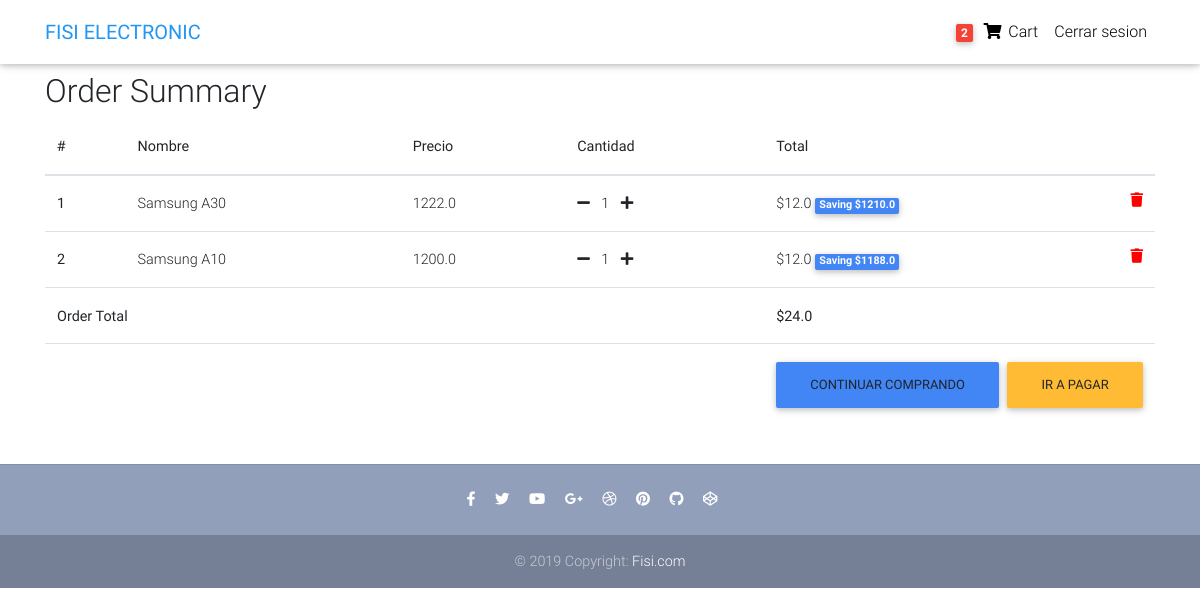
Page /order-summary/ (signed in) on the committed database.
### core/models.py (models this page shows, shortened)
class Order(models.Model):
    user = models.ForeignKey(settings.AUTH_USER_MODEL,
                             on_delete=models.CASCADE)
    ref_code = models.CharField(max_length=20, blank=True, null=True)
    items = models.ManyToManyField(OrderItem)
    start_date = models.DateTimeField(auto_now_add=True)
    ordered_date = models.DateTimeField()
    ordered = models.BooleanField(default=False)
    shipping_address = models.ForeignKey(
        'Address', related_name='shipping_address', on_delete=models.SET_NULL, blank=True, null=True)
    billing_address = models.ForeignKey(
        'Address', related_name='billing_address', on_delete=models.SET_NULL, blank=True, null=True)
    payment = models.ForeignKey(
        'Payment', on_delete=models.SET_NULL, blank=True, null=True)
    coupon = models.ForeignKey(
        'Coupon', on_delete=models.SET_NULL, blank=True, null=True)
    being_delivered = models.BooleanField(default=False)
    received = models.BooleanField(default=False)
    refund_requested = models.BooleanField(default=False)
    refund_granted = models.BooleanField(default=False)
    '''
    1. Item added to cart
    2. Adding a billing address
    (Failed checkout)
    3. Payment
    (Preprocessing, processing, packaging etc.)
    4. Being delivered
    5. Received
    6. Refunds
    '''
    def get_total(self):
        total = 0
        for order_item in self.items.all():
            total += order_item.get_final_price()
        if self.coupon:
            total -= self.coupon.amount
        return total

class OrderItem(models.Model):
    user = models.ForeignKey(settings.AUTH_USER_MODEL,
                             on_delete=models.CASCADE)
    ordered = models.BooleanField(default=False)
    item = models.ForeignKey(Item, on_delete=models.CASCADE)
    quantity = models.IntegerField(default=1)
    def get_total_item_price(self):
        return self.quantity * self.item.price
    def get_total_discount_item_price(self):
        return self.quantity * self.item.discount_price
    def get_amount_saved(self):
        return self.get_total_item_price() - self.get_total_discount_item_price()
    def get_final_price(self):
        if self.item.discount_price:
            return self.get_total_discount_item_price()
        return self.get_total_item_price()

class Item(models.Model):
    title = models.CharField(max_length=100)
    price = models.FloatField()
    discount_price = models.FloatField(blank=True, null=True)
    category=models.ForeignKey(Category, on_delete=models.CASCADE)
    label = models.CharField(choices=LABEL_CHOICES, max_length=1)
    slug = models.SlugField()
    description = models.TextField()
    image = models.ImageField()
    created = models.DateTimeField(auto_now_add=True,verbose_name="Fecha de creación")
    updated=models.DateTimeField(auto_now=True,verbose_name="Fecha de edición")

### core/views.py (the view)
# urls.py: path('order-summary/', OrderSummaryView.as_view(), name='order-summary'),
class OrderSummaryView(LoginRequiredMixin, View):
    def get(self, *args, **kwargs):
        try:
            order = Order.objects.get(user=self.request.user, ordered=False)
            context = {
                'object': order
            }
            return render(self.request, 'order_summary.html', context)
        except ObjectDoesNotExist:
            messages.warning(self.request, "You do not have an active order")
            return redirect("/")

### core/templatetags/cart_template_tags.py (called while the page is built)
@register.filter
def cart_item_count(user):
    if user.is_authenticated:
        qs = Order.objects.filter(user=user, ordered=False)
        if qs.exists():
            return qs[0].items.count()
    return 0

### templates/order_summary.html (shortened to what this page needs)
{% extends "base.html" %}
{% block content %}
  <main>
    <div class="container">
    <div class="table-responsive text-nowrap">
    <h2>Order Summary</h2>
    <table class="table">
        <thead>
        <tr>
            <th scope="col">#</th>
            <th scope="col">Nombre</th>
            <th scope="col">Precio</th>
            <th scope="col">Cantidad</th>
            <th scope="col">Total</th>
        </tr>
        </thead>
        <tbody>
        {% for order_item in object.items.all %}
        <tr>
            <th scope="row">{{ forloop.counter }}</th>
            <td>{{ order_item.item.title }}</td>
            <td>{{ order_item.item.price }}</td>
            <td>
                <a href="{% url 'core:remove-single-item-from-cart' order_item.item.slug %}"><i class="fas fa-minus mr-2"></i></a>
                {{ order_item.quantity }}
                <a href="{% url 'core:add-to-cart' order_item.item.id %}"><i class="fas fa-plus ml-2"></i></a>
            </td>
            <td>
            {% if order_item.item.discount_price %}
                ${{ order_item.get_total_discount_item_price }}
                <span class="badge badge-primary">Saving ${{ order_item.get_amount_saved }}</span>
            {% else %}
                ${{ order_item.get_total_item_price }}
            {% endif %}
            <a style='color: red;' href="{% url 'core:remove-from-cart' order_item.item.id %}">
                <i class="fas fa-trash float-right"></i>
            </a>
            </td>
        </tr>
        {% endfor %}
        {% if object.get_total %}
        <tr>
            <td colspan="4"><b>Order Total</b></td>
            <td><b>${{ object.get_total }}</b></td>
        </tr>
        <tr>
            <td colspan="5">
            <a class='btn btn-warning float-right ml-2' href='/checkout/'>Ir a pagar</a>
            <a class='btn btn-primary float-right' href='/'>Continuar comprando</a>
            </td>
        </tr>
        {% endif %}
        </tbody>
    </table>
    </div>
    </div>
  </main>
{% endblock content %}

### templates/navbar.html (shortened to what this page needs)
{% load cart_template_tags %}
<nav class="navbar fixed-top navbar-expand-lg navbar-light white scrolling-navbar">
    <div class="container">
      <a class="navbar-brand waves-effect" href="/">
        <strong class="blue-text">FISI ELECTRONIC</strong>
      </a>
      <div class="collapse navbar-collapse" id="navbarSupportedContent">
        <ul class="navbar-nav nav-flex-icons">
          {% if request.user.is_authenticated %}
          <li class="nav-item">
            <a href="{% url 'core:order-summary' %}" class="nav-link waves-effect">
              <span class="badge red z-depth-1 mr-1"> {{ request.user|cart_item_count }} </span>
              <i class="fas fa-shopping-cart"></i>
              <span class="clearfix d-none d-sm-inline-block"> Cart </span>
            </a>
          </li>
          <li class="nav-item">
            <a class="nav-link waves-effect" href="{% url 'account_logout' %}">
              <span class="clearfix d-none d-sm-inline-block"> Cerrar sesion </span>
            </a>
          </li>
          {% endif %}
        </ul>
      </div>
    </div>
  </nav>

### templates/base.html (style rules this page uses)
html, body, header, .carousel { height: 60vh; }

### rows in the picture
OrderItem: item "Samsung A30", item.price "1222.0", quantity "1", get_total_discount_item_price "12.0", get_amount_saved "1210.0"
OrderItem: item "Samsung A10", item.price "1200.0", quantity "1", get_total_discount_item_price "12.0", get_amount_saved "1188.0"
Order: get_total "24.0"

### other values in the picture
{{ request.user|cart_item_count }} "2"
